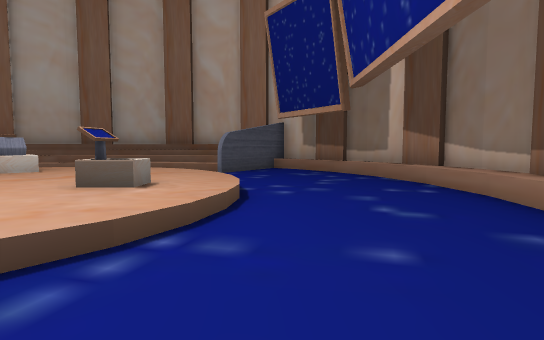
view 1 (above)

12 first-person views from a walk through a scene from a Unity 3-D project. The camera is 1.5 m above the floor, tilts 4° down and sees 80° across. The floor is counted in squares, 2 m on a side. Each view is taken from the middle of a square. On the plan, view 1 faces up. The plan holds only what a view shows up to about 11 squares ahead; the rest is blank. Some animated figures are not drawn.

view 2
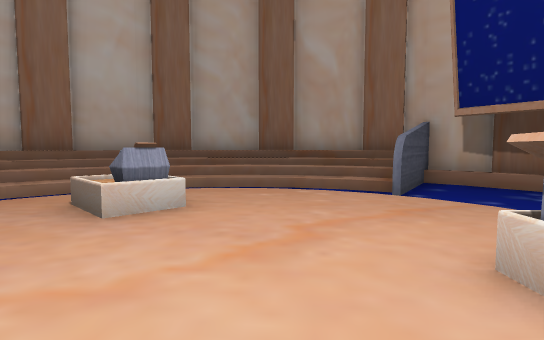

view 3
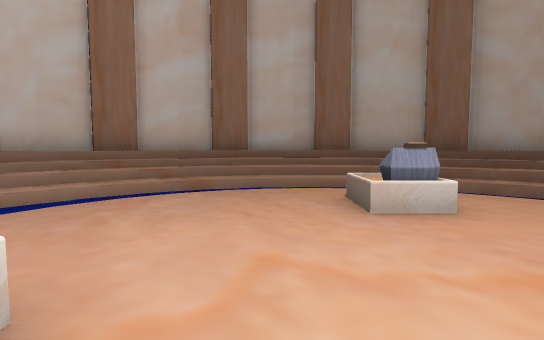

view 4
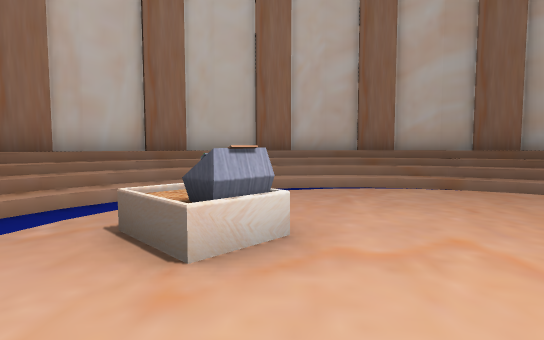

view 5
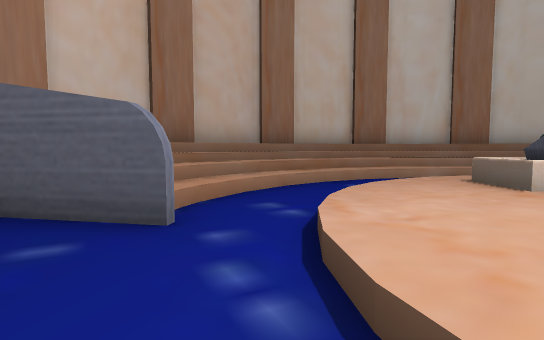

view 6
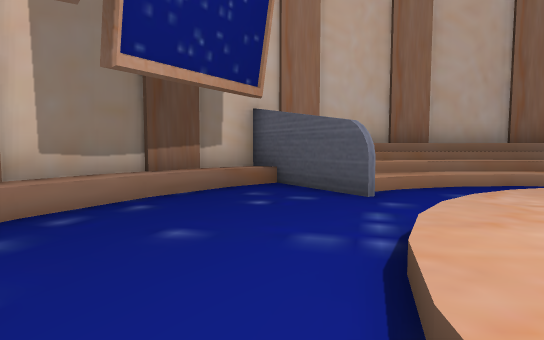

view 7
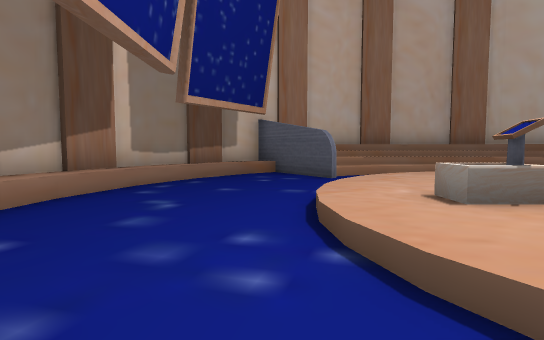

view 8
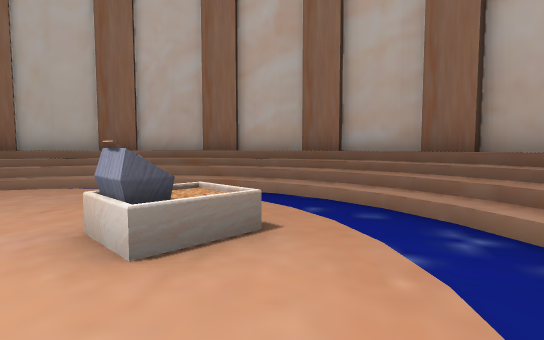

view 9
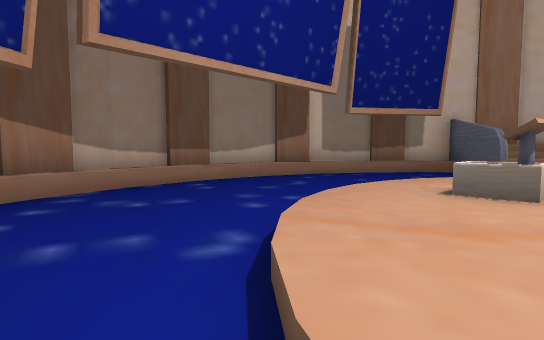

view 10
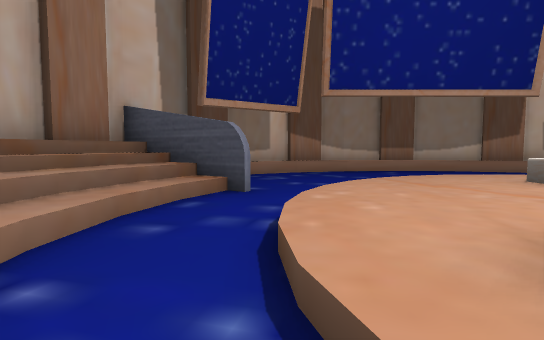

view 11
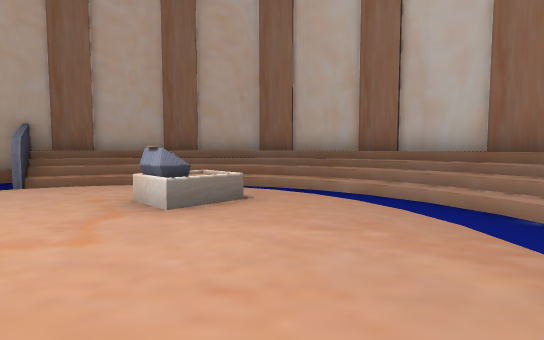

view 12
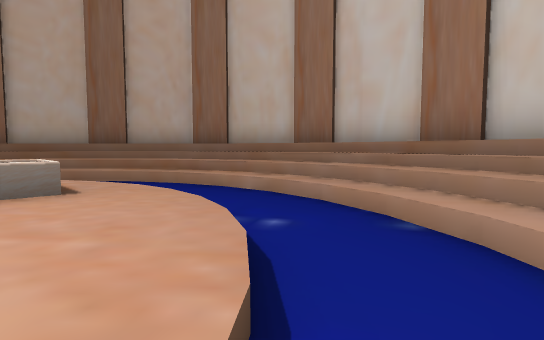

### Floor plan
Key: @ floor where view 1 was taken; # wall or solid block; . main floor; : floor 0.5 m higher than the main floor; + floor 1 m higher than the main floor; * floor 1.25 m higher than the main floor; % floor 1.75 m higher than the main floor; / step, stairs or slope; = window, fence, low wall or low ledge; ^ raised ledge; O other object.
Columns run from 14 left of view 1 to 4 right of it. Each row starts with its distance up from view 1.
 14        #######
 13     ###%////%##
 12   ###/////////###
 11   #%////:/://##^#
 10  ##/////..../#..^#
  9  #////..///......##
  8 ##///../=:::/....^#
  7 #%///./:^O:::/...^#
  6 #//:./:::::::/....#
  5 #//:./::::::^:....#
  4 #//:./::::::::....^
  3 #///..::^::::/...^^
  2 #%///./:^=:::....^#
  1  #////.//::/.....^#
  0  ##////...../#@.^#
 -1   #//////////#.^^#
 -2   ##///+/////##^#
 -3    ##%//*//*//##
 -4      ###%%#####
 -5         ###

Positions as (right, up) in squares from view 1, and headings:
1: (0, 0), facing up
2: (-4, 3), facing up
3: (-4, 3), facing up-left
4: (-3, 3), facing left
5: (0, 3), facing down-left
6: (0, 5), facing down
7: (0, 8), facing down
8: (-3, 8), facing left
9: (-3, 9), facing down-right
10: (-7, 9), facing right
11: (-7, 7), facing down
12: (-9, 6), facing down
